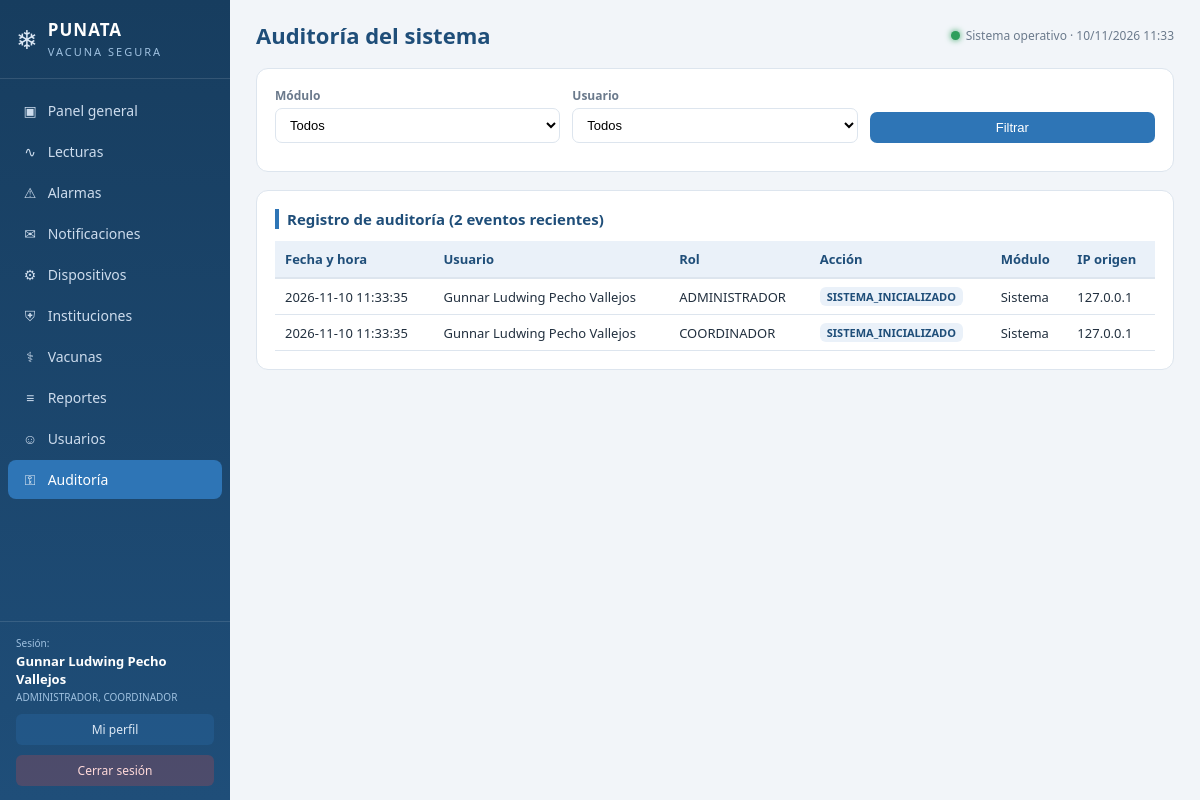
/index.php?p=auditoria (signed in), run on the app's committed database.
### tables this page shows
CREATE TABLE auditoria_usuario (
  id_auditoria  INT(11) NOT NULL AUTO_INCREMENT,
  id_usuario    INT(11) NULL,
  accion        VARCHAR(150) NOT NULL,
  modulo        VARCHAR(100) NULL,
  fecha_hora    TIMESTAMP NOT NULL DEFAULT CURRENT_TIMESTAMP,
  ip_origen     VARCHAR(50) NULL,
  PRIMARY KEY (id_auditoria),
  KEY fk_auditoria_usuario (id_usuario),
  CONSTRAINT fk_auditoria_usuario
    FOREIGN KEY (id_usuario) REFERENCES usuario (id_usuario)
);

CREATE TABLE usuario (
  id_usuario       INT(11) NOT NULL AUTO_INCREMENT,
  nombre           VARCHAR(100) NOT NULL,
  apellido         VARCHAR(100) NOT NULL,
  carnet           VARCHAR(30) NULL,
  correo           VARCHAR(150) NULL,
  password_hash    VARCHAR(255) NOT NULL,
  telefono         VARCHAR(30) NULL,
  estado           TINYINT(1) NULL DEFAULT 1,
  fecha_registro   TIMESTAMP NOT NULL DEFAULT CURRENT_TIMESTAMP,
  PRIMARY KEY (id_usuario),
  UNIQUE KEY carnet (carnet),
  UNIQUE KEY correo (correo)
);

CREATE TABLE rol (
  id_rol       INT(11) NOT NULL AUTO_INCREMENT,
  nombre       VARCHAR(80) NOT NULL,
  descripcion  VARCHAR(200) NULL,
  PRIMARY KEY (id_rol),
  UNIQUE KEY nombre (nombre)
);

### web/index.php (called while the page is built, shortened)
<?php
require_once __DIR__ . '/config/auth.php';
$p = $_GET['p'] ?? (usuario_logueado() ? 'dashboard' : 'login');
require_once __DIR__ . '/config/auth.php';
require __DIR__ . '/parciales/cabecera.php';
require __DIR__ . '/paginas/' . $p . '.php';
require __DIR__ . '/parciales/pie.php';

### web/config/database.php (called while the page is built, shortened)
<?php
function db(): PDO
{
    static $pdo = null;
    if ($pdo === null) {
        $dsn = 'mysql:host=' . DB_HOST . ';port=' . DB_PORT . ';dbname=' . DB_NAME . ';charset=utf8mb4';
        $pdo = new PDO($dsn, DB_USER, DB_PASS, [
            PDO::ATTR_ERRMODE            => PDO::ERRMODE_EXCEPTION,
            PDO::ATTR_DEFAULT_FETCH_MODE => PDO::FETCH_ASSOC,
            PDO::ATTR_EMULATE_PREPARES   => false,
        ]);
        $pdo->exec("SET time_zone = '-04:00';");
    }
    return $pdo;
}
function q(string $sql, array $params = []): PDOStatement
{
    $st = db()->prepare($sql);
    $st->execute($params);
    return $st;
}

### web/config/auth.php (called while the page is built, shortened)
<?php
require_once __DIR__ . '/database.php';
function e(?string $s): string
{
    return htmlspecialchars((string)$s, ENT_QUOTES, 'UTF-8');
}

### web/paginas/auditoria.php (the view, shortened to what this page needs)
<?php
$where = 'WHERE 1';
$params = [];
$registros = q("
    SELECT a.*, u.nombre, u.apellido, r.nombre AS rol
    FROM auditoria_usuario a
    LEFT JOIN usuario u ON u.id_usuario = a.id_usuario
    LEFT JOIN usuario_rol ur ON ur.id_usuario = a.id_usuario
    LEFT JOIN rol r ON r.id_rol = ur.id_rol
    {$where}
    ORDER BY a.id_auditoria DESC LIMIT 300", $params)->fetchAll();
echo '<div class="panel">
  <form method="get" action="index.php">
    <input type="hidden" name="p" value="auditoria">
    <div class="fila">
      <div class="campo"><label>Módulo</label>
        <select name="modulo"><option value="">Todos</option>';
echo '</select></div>
      <div class="campo"><label>Usuario</label>
        <select name="usuario"><option value="0">Todos</option>';
echo '</select></div>
      <div class="campo" style="justify-content:flex-end"><label>&nbsp;</label><button class="boton" type="submit">Filtrar</button></div>
    </div>
  </form>
</div>';
echo '<div class="panel"><h2>Registro de auditoría (' . count($registros) . ' eventos recientes)</h2>';
if (!$registros) {
    echo '<p>Sin eventos para los filtros.</p>';
} else {
    echo '<table class="tabla"><tr><th>Fecha y hora</th><th>Usuario</th><th>Rol</th><th>Acción</th>'
       . '<th>Módulo</th><th>IP origen</th></tr>';
    foreach ($registros as $a) {
        echo '<tr><td>' . e($a['fecha_hora']) . '</td>'
           . '<td>' . e($a['nombre'] ? $a['nombre'] . ' ' . $a['apellido'] : '(sistema)') . '</td>'
           . '<td>' . e($a['rol']) . '</td>'
           . '<td><span class="badge">' . e($a['accion']) . '</span></td>'
           . '<td>' . e($a['modulo']) . '</td>'
           . '<td>' . e($a['ip_origen']) . '</td></tr>';
    }
    echo '</table>';
}
echo '</div>';

### web/assets/css/estilo.css (style rules this page uses)
:root { --azul:#1f4e79; --azul2:#2e75b6; --fondo:#f2f5f9; --blanco:#fff; --gris:#6b7a8c; --borde:#dde5ee; --verde:#2e9e5b; --rojo:#d64545; --ambar:#e8a13a; --texto:#22303f; }
* { box-sizing:border-box;margin:0;padding:0 }
body { font-family:'Segoe UI',Calibri,Arial,sans-serif;background:var(--fondo);color:var(--texto);font-size:14px }
.panel { background:var(--blanco);border:1px solid var(--borde);border-radius:12px;padding:18px;margin-bottom:18px }
.panel h2 { font-size:15px;color:var(--azul);margin-bottom:12px;border-left:4px solid var(--azul2);padding-left:8px }
table.tabla { width:100%;border-collapse:collapse;font-size:13px }
table.tabla th { background:#eaf1f9;color:var(--azul);text-align:left;padding:9px 10px;border-bottom:2px solid var(--borde) }
table.tabla td { padding:8px 10px;border-bottom:1px solid var(--borde) }
.boton { display:inline-block;background:var(--azul2);color:#fff;border:none;padding:8px 14px;border-radius:7px;cursor:pointer;font-size:13px }
.campo { display:flex;flex-direction:column;gap:4px;margin-bottom:10px }
.campo label { font-size:12px;color:var(--gris);font-weight:600 }
.campo input,.campo select,.campo textarea { padding:8px 10px;border:1px solid var(--borde);border-radius:7px;font-size:13px;background:#fff }
.fila { display:flex;gap:12px;flex-wrap:wrap }
.fila .campo { flex:1;min-width:160px }
.badge { display:inline-block;background:#eaf1f9;color:var(--azul);border-radius:6px;padding:2px 7px;font-size:11px;font-weight:600 }

### data on the page
auditoria_usuario: fecha_hora "2026-11-10 11:33:35", id_usuario.apellido "Gunnar Ludwing Pecho Vallejos", rol.nombre "ADMINISTRADOR", accion "SISTEMA_INICIALIZADO", modulo "Sistema", ip_origen "127.0.0.1", rol.nombre "COORDINADOR"

### other printed values
$ico "▣"
$txt "Panel general"
$ico "∿"
$txt "Lecturas"
$ico "⚠"
$txt "Alarmas"
$ico "✉"
$txt "Notificaciones"
$ico "⚙"
$txt "Dispositivos"
$ico "⛨"
$txt "Instituciones"
$ico "⚕"
$txt "Vacunas"
$ico "≡"
